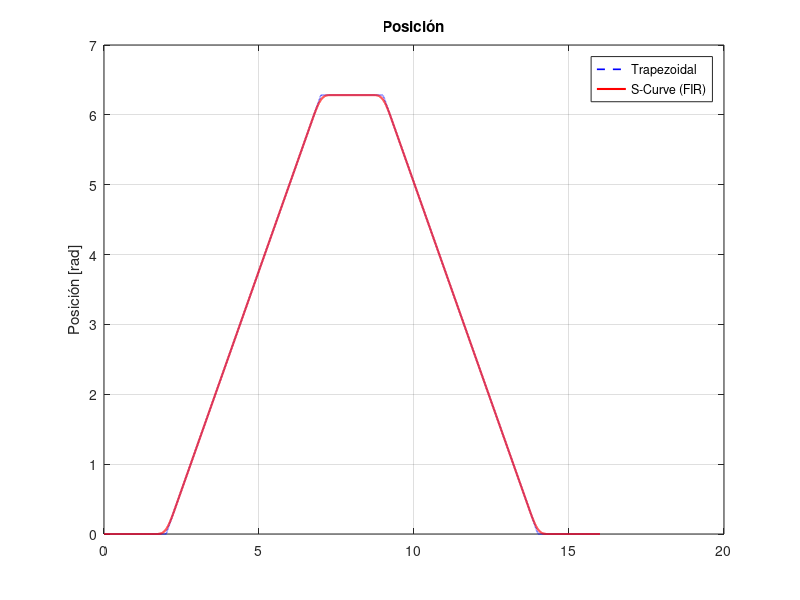
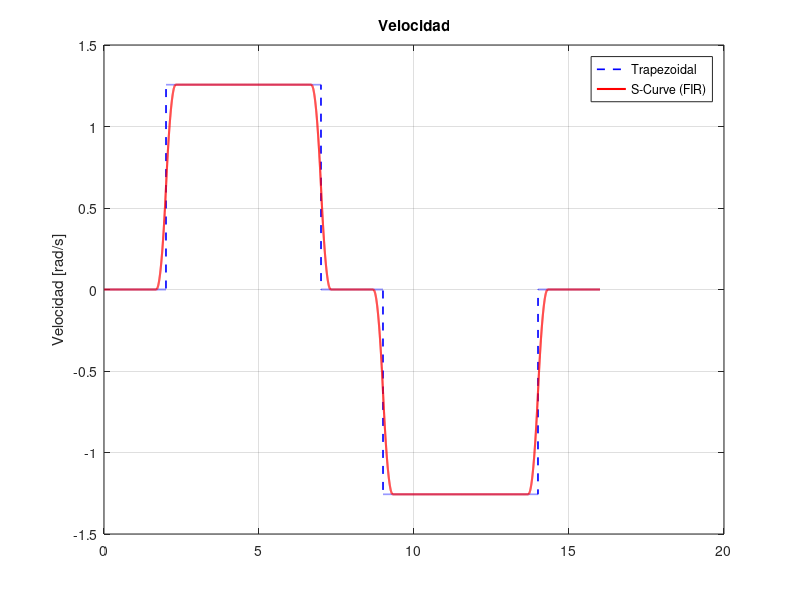
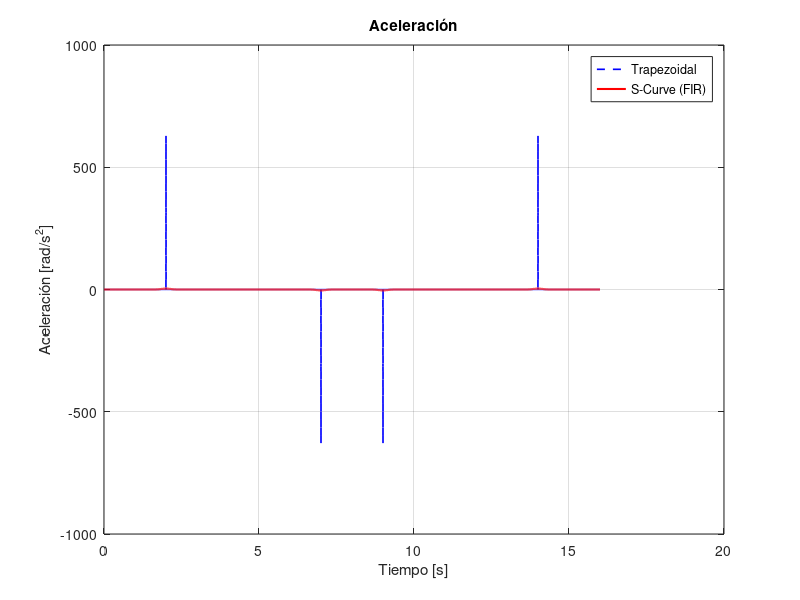
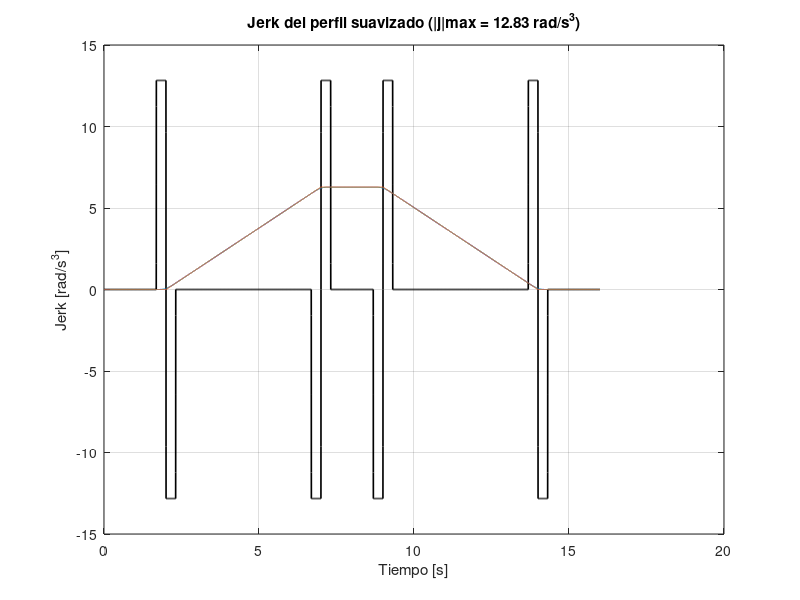

Recreate these plots in MATLAB, in order.
function [consigna_t, consigna_p, consigna_v] = suavizador_de_consigna()
%% Perfil S-Curve a partir de un trapezoidal (filtrado FIR)


%% 1. Perfil trapezoidal original (consigna)
t_trap = [0, 2, 7, 9, 14, 16];      % [s]
p_trap = [0, 0, 2*pi, 2*pi, 0, 0];  % [rad]

%% 2. Muestreo fino del perfil original (interpolación lineal)
Ts_perfil = 0.001;                   % resolucion temporal del perfil; no modifica Ts del controlador
t = 0:Ts_perfil:t_trap(end);
p_orig = interp1(t_trap, p_trap, t, 'linear');

%% 3. Cálculo de velocidad y aceleración del original
v_orig = gradient(p_orig, Ts_perfil);
a_orig = gradient(v_orig, Ts_perfil);

%% 4. Filtro FIR (media móvil) para suavizar -> S-Curve
% El orden N del filtro se elige según el jerk máximo admisible:
%   N = a_max / (j_max * Ts_perfil) - 1
% Con a_max ~ pi rad/s^2 (aprox. del trapezoidal) y j_max deseado.
a_max_trap = max(abs(a_orig));       % aceleración máx del trapezoidal
j_max_deseado = 2000;                    % [rad/s^3] AJUSTA este valor
N = round(a_max_trap / (j_max_deseado * Ts_perfil) - 1);
N = max(N, 2);                        % al menos orden 2
if mod(N,2)==0, N = N+1; end          % forzar impar para simetría (opcional)

% Filtro de media móvil de N puntos (coeficientes 1/N)
b = ones(1,N)/N;
a = 1;

% Aplicar filtro a la posición (filtfilt evita desfase)
p_s = filtfilt(b, a, p_orig);

%% 5. Derivadas del perfil suavizado
v_s = gradient(p_s, Ts_perfil);
a_s = gradient(v_s, Ts_perfil);
j_s = gradient(a_s, Ts_perfil);

%% 6. Gráficas comparativas


figure('Name','Consigna de movimiento','Color','w');
plot(t, p_orig, 'b--', 'LineWidth',1.2); hold on;
plot(t, p_s, 'r-', 'LineWidth',1.5);
grid on; ylabel('Posición [rad]');
legend('Trapezoidal','S-Curve (FIR)','Location','best');
title('Posición');

figure('Name','velocidad','Color','w');
plot(t, v_orig, 'b--', 'LineWidth',1.2); hold on;
plot(t, v_s, 'r-', 'LineWidth',1.5);
grid on; ylabel('Velocidad [rad/s]');
legend('Trapezoidal','S-Curve (FIR)','Location','best');
title('Velocidad');

figure('Name','Aceleracíon','Color','w');
plot(t, a_orig, 'b--', 'LineWidth',1.2); hold on;
plot(t, a_s, 'r-', 'LineWidth',1.5);
grid on; xlabel('Tiempo [s]'); ylabel('Aceleración [rad/s^2]');
legend('Trapezoidal','S-Curve (FIR)','Location','best');
title('Aceleración');

%% 7. Verificación del jerk
figure('Name','Jerk','Color','w');
plot(t, j_s, 'k-', 'LineWidth',1.2); grid on;
xlabel('Tiempo [s]'); ylabel('Jerk [rad/s^3]');
title(sprintf('Jerk del perfil suavizado (|j|max = %.2f rad/s^3)', max(abs(j_s))));

%% 8. (Opcional) Guardar el perfil suavizado para usarlo en el lazo
% perfil.t = t; perfil.p = p_s; perfil.v = v_s; perfil.a = a_s;
% save('perfil_scurve.mat','-struct','perfil');

%% ===== EXPORTAR VECTORES PARA LOOKUP TABLE DE SIMULINK =====
% Vectores para el bloque 1-D Lookup Table:
%   Posicion: Breakpoints 1 = consigna_t; Table data = consigna_p.
%   Velocidad: Breakpoints 1 = consigna_t; Table data = consigna_v.
%   El Clock entra por el puerto de cada tabla (entrada en segundos).
consigna_t = t(:);        % vector de tiempo (breakpoints)
consigna_p = p_s(:);      % posición suavizada (table data)

% (Opcional) vectores extra para feedforward en el lazo del motor
consigna_v = v_s(:);      % velocidad suavizada
a_lut = a_s(:);      % aceleración suavizada

% Enviar al workspace base para que Simulink los vea
assignin('base','consigna_t',consigna_t);
assignin('base','consigna_p',consigna_p);
assignin('base','consigna_v',consigna_v);
assignin('base','a_lut',a_lut);

% (Opcional) guardar en .mat para reutilizar sin recalcular
save('perfil_lut.mat','consigna_t','consigna_p','consigna_v','a_lut');

% Resumen en consola
fprintf('\n✅ Vectores exportados al workspace base:\n');
fprintf('   t_lut : %d puntos, de %.3f a %.3f s\n', numel(consigna_t), consigna_t(1), consigna_t(end));
fprintf('   p_lut : %d puntos, de %.3f a %.3f rad\n', numel(consigna_p), consigna_p(1), consigna_p(end));
fprintf('   v_lut : %d puntos, |v|max = %.3f rad/s\n', numel(consigna_v), max(abs(consigna_v)));
fprintf('   a_lut : %d puntos, |a|max = %.3f rad/s^2\n', numel(a_lut), max(abs(a_lut)));
fprintf('   Archivo guardado: perfil_lut.mat\n');
hold on
plot(consigna_t,consigna_p)
plot(consigna_t,p_orig)

end
